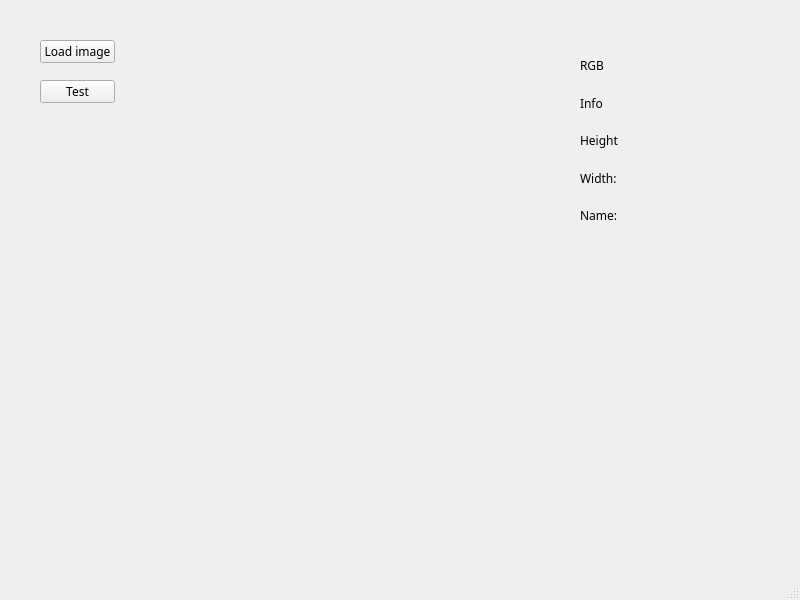
<?xml version="1.0" encoding="UTF-8"?>
<ui version="4.0">
 <class>MainWindow</class>
 <widget class="QMainWindow" name="MainWindow">
  <property name="geometry">
   <rect>
    <x>0</x>
    <y>0</y>
    <width>800</width>
    <height>600</height>
   </rect>
  </property>
  <property name="font">
   <font>
    <family>Adobe Devanagari</family>
   </font>
  </property>
  <property name="windowTitle">
   <string>MainWindow</string>
  </property>
  <widget class="QWidget" name="centralwidget">
   <widget class="QPushButton" name="loadImage_btn">
    <property name="geometry">
     <rect>
      <x>40</x>
      <y>40</y>
      <width>75</width>
      <height>23</height>
     </rect>
    </property>
    <property name="text">
     <string>Load image</string>
    </property>
   </widget>
   <widget class="QPushButton" name="Test_btn">
    <property name="geometry">
     <rect>
      <x>40</x>
      <y>80</y>
      <width>75</width>
      <height>23</height>
     </rect>
    </property>
    <property name="text">
     <string>Test</string>
    </property>
   </widget>
   <widget class="QLabel" name="ImageViewer">
    <property name="geometry">
     <rect>
      <x>150</x>
      <y>40</y>
      <width>411</width>
      <height>451</height>
     </rect>
    </property>
    <property name="text">
     <string/>
    </property>
   </widget>
   <widget class="QWidget" name="verticalLayoutWidget">
    <property name="geometry">
     <rect>
      <x>580</x>
      <y>50</y>
      <width>160</width>
      <height>181</height>
     </rect>
    </property>
    <layout class="QVBoxLayout" name="verticalLayout">
     <item>
      <widget class="QLabel" name="RGB">
       <property name="text">
        <string>RGB</string>
       </property>
      </widget>
     </item>
     <item>
      <widget class="QLabel" name="Info">
       <property name="text">
        <string>Info</string>
       </property>
      </widget>
     </item>
     <item>
      <layout class="QHBoxLayout" name="horizontalLayout_3">
       <item>
        <widget class="QLabel" name="height">
         <property name="text">
          <string>Height</string>
         </property>
        </widget>
       </item>
       <item>
        <widget class="QLabel" name="heightLbl">
         <property name="text">
          <string/>
         </property>
        </widget>
       </item>
      </layout>
     </item>
     <item>
      <layout class="QHBoxLayout" name="horizontalLayout_2">
       <item>
        <widget class="QLabel" name="width">
         <property name="text">
          <string>Width:</string>
         </property>
        </widget>
       </item>
       <item>
        <widget class="QLabel" name="widthLbl">
         <property name="text">
          <string/>
         </property>
        </widget>
       </item>
      </layout>
     </item>
     <item>
      <layout class="QHBoxLayout" name="horizontalLayout">
       <item>
        <widget class="QLabel" name="name">
         <property name="text">
          <string>Name:</string>
         </property>
        </widget>
       </item>
       <item>
        <widget class="QLabel" name="nameLbl">
         <property name="text">
          <string/>
         </property>
        </widget>
       </item>
      </layout>
     </item>
    </layout>
   </widget>
  </widget>
  <widget class="QMenuBar" name="menubar">
   <property name="geometry">
    <rect>
     <x>0</x>
     <y>0</y>
     <width>800</width>
     <height>22</height>
    </rect>
   </property>
  </widget>
  <widget class="QStatusBar" name="statusbar"/>
 </widget>
 <resources/>
 <connections/>
</ui>
